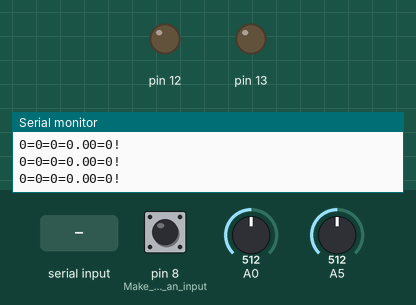
Bench run of a sketch on a simulated Arduino Uno, built with avr-gcc and run on an emulated ATmega328P. On the bench: output pins drawn as LEDs (lit = HIGH), the last lines printed to the serial monitor. The inputs (shaded band) are chosen by the test bench; at power-on: pin 8 (Make_pin_an_input) HIGH, A0 = 512, A5 = 512.

Above: at 1.2 s.
1.3 s: "2\n" received over Serial
At 2.0 s:
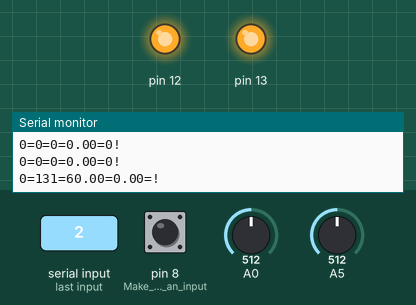
4.2 s: "1\n" received over Serial
At 5.1 s:
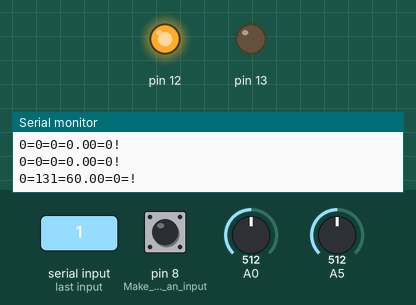
Timing chart, 0 to 7.2 s (numbered marks = the images above; inputs shaded):
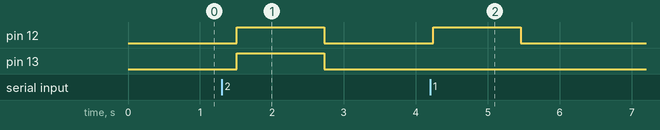

Measured:
- after the input at 1.3 s, pin 12, pin 13: LOW → HIGH after 0.21 s, → LOW 1.2 s later
- after the input at 4.2 s, pin 12: LOW → HIGH at once, → LOW 1.2 s later

The sketch:

TouchTablet.ino
```cpp
int sum = 0;
unsigned char sample_count = 0;
float voltage = 0.0;
int batery = 0;
float range = 0;
int state = 0;
int state_s_r = 0;
int currentValue;
int threshold;
float temp;
int i = 0;
int o = 0;
float test = 0.0;
int shpejt;
String str = "=";
String finish = "!";
String komunikimi;
volatile unsigned long t=0;
volatile unsigned long ot=0;
unsigned int rpmjat=0;
volatile unsigned long delay_time=0;

ISR(PCINT0_vect) {
  if (PINB & 1) {
    ot=t;
    t=millis();
    delay_time = millis();
  }
}

void setup() {
  pinMode(12, OUTPUT);
  pinMode(13, OUTPUT);
  Serial.begin(9600);
  MCUCR = (1<<ISC01) | (1<<ISC00);
  PCICR |= (1<<PCIE0);
  PCMSK0 |= (1<<PCINT0);
  pinMode(8, INPUT); //Make pin an input
  digitalWrite(8,HIGH); //Enable pullup resistor on Analog Pin
  interrupts();
}
void loop() {
  while (!Serial);
  relays();
  if (state == 2){
    full();
    komunikimi = "0" + str + batery + str + temp + str + rpmjat*60/1000/2.2 + str + finish;
    Serial.println(komunikimi);
    Serial.flush();
  }else if (state == 1){
    full();
    komunikimi = "0" + str + batery + str + temp + str + shpejt + str + finish;
    Serial.println(komunikimi);
    Serial.flush();
  }else if (state == 0){
    not_full;
    komunikimi = "0=0=0=0.00=0!";
    Serial.println(komunikimi);
    Serial.flush();
  }
  o=i;
  delay(200);
}

void full(){
  tension();
  battery();
  temperature();
  mspeed();
  rpm();
}
void not_full(){
  threshold = 0;
  voltage = 0.00;
  batery = 0;
  temp = 0.00;
  range = 0;
  shpejt = 0;
  rpmjat = 0;
}

void relays() {
  if (Serial.available()) {
    state = Serial.parseInt();
    if (state == 1) {
      digitalWrite(13, LOW);
      digitalWrite(12, HIGH);
    }
    if (state == 0) {
      digitalWrite(12, LOW);
      digitalWrite(13, LOW);
    }
    if (state == 2) {
      digitalWrite(13, HIGH);
      digitalWrite(12, HIGH);
    }
  }
}

void tension() {
  sum = analogRead(A0);
  test = (float)sum / 1024;
  voltage = test * 52.25;

  if(voltage ==0){
    voltage=0;
  }else if (voltage>7 && voltage <11){
    voltage=voltage-0.20;
  }else if (voltage>11 && voltage <17){
    voltage=voltage - 0.40;
  }else if (voltage>17){
    voltage=voltage - 0.50;
  }

}

void battery() {
  batery = map(voltage, 0, 19, 0, 100);
}

void temperature() {
  temp = ((analogRead(A5) * 5.0 / 1024) - 0.5) * 30;
}

void rpm() {

  if((millis() - delay_time) < 500) {
    rpmjat=(60000.0/(float)(t-ot));
    rpmjat = rpmjat - (rpmjat%100);
  }else {
    rpmjat=0;
  }
}

void mspeed() {
  shpejt = map(rpmjat, 0, 8000, 0, 120);
}
```
